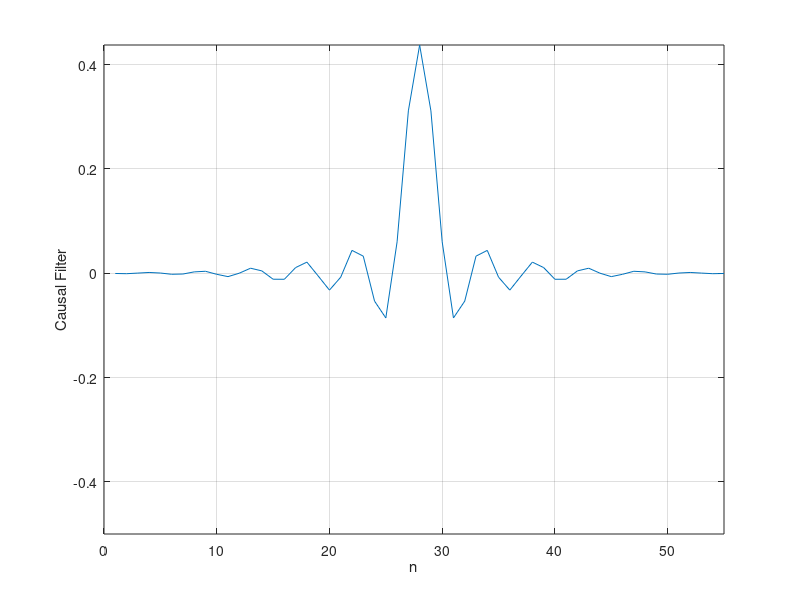
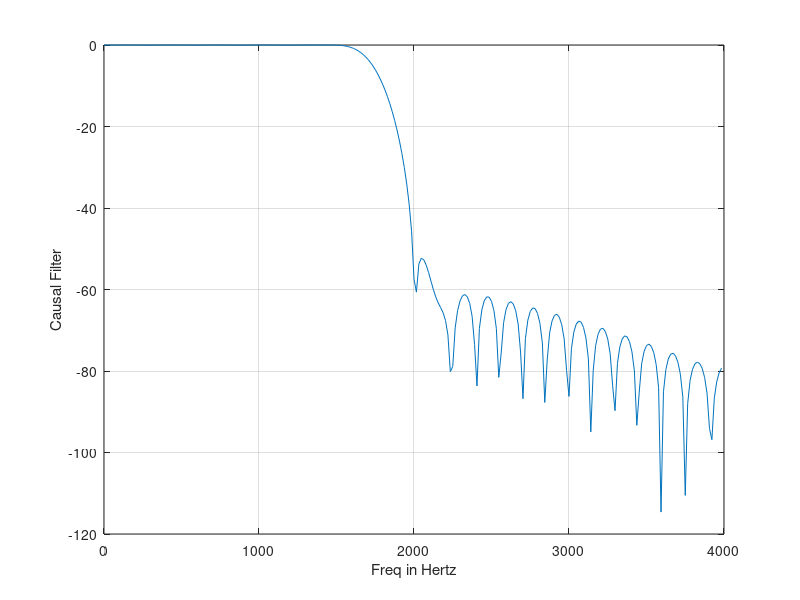

The MATLAB source for these figures, in order:
clear all;
fp=1500;
fs=2000;
delta_f=500;
Fs=8000;
normalized_passband_frequency=(2*pi*fp)/Fs;
normalized_stopband_frequency=(2*pi*fs)/Fs;
normalized_delta_w=(2*pi*delta_f)/Fs;
w_c=(normalized_passband_frequency+normalized_stopband_frequency)/2;
M=round((3.32*pi)/normalized_delta_w);
N=2*M+1;


for n=1:N
    if n==M+1
        h1(n)=w_c/pi;
    else
        h1(n)=sin(w_c*(n-1-M))/(pi*(n-1-M));
    end
end

for n=1:N
    w(n)=0.54-0.46*cos((2*pi*(n-1))/(2*M));
end
for m=1:N
    h_t(m)=h1(m).*w(m);
end

figure(1)
m=1:2*M+1;
plot(m,h_t);
axis([0,55,-0.5,max(h_t)]);
grid;
xlabel('n');
ylabel('Causal Filter');
figure(2)
[H,F]=freqz(h_t,1,256,Fs);
magH=abs(H)/max(abs(H));
L=20*log10(magH);
plot(F,L);
grid;
xlabel('Freq in Hertz');
ylabel('Causal Filter');
